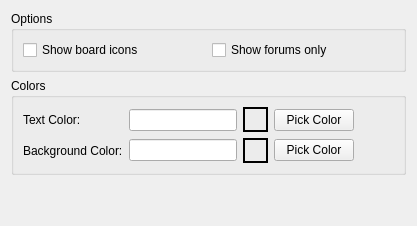
           <widget class="QWidget" name="tab">
            <attribute name="title">
             <string>Board List</string>
            </attribute>
            <layout class="QVBoxLayout" name="verticalLayout_5">
             <item>
              <widget class="QGroupBox" name="boardListDisplayGB">
               <property name="title">
                <string>Options</string>
               </property>
               <layout class="QGridLayout" name="gridLayout_10">
                <item row="0" column="0">
                 <widget class="QCheckBox" name="showBoardIconsCB">
                  <property name="text">
                   <string>Show board icons</string>
                  </property>
                 </widget>
                </item>
                <item row="0" column="1">
                 <widget class="QCheckBox" name="showForumsOnlyCB">
                  <property name="text">
                   <string>Show forums only</string>
                  </property>
                 </widget>
                </item>
               </layout>
              </widget>
             </item>
             <item>
              <widget class="QGroupBox" name="groupBox_3">
               <property name="title">
                <string>Colors</string>
               </property>
               <layout class="QHBoxLayout" name="horizontalLayout_6">
                <item>
                 <layout class="QVBoxLayout" name="verticalLayout_12">
                  <item>
                   <widget class="QLabel" name="label_7">
                    <property name="text">
                     <string>Text Color:</string>
                    </property>
                   </widget>
                  </item>
                  <item>
                   <widget class="QLabel" name="label_6">
                    <property name="text">
                     <string>Background Color:</string>
                    </property>
                   </widget>
                  </item>
                 </layout>
                </item>
                <item>
                 <layout class="QVBoxLayout" name="verticalLayout_16">
                  <item>
                   <widget class="QLineEdit" name="boardTextColorLE">
                    <property name="readOnly">
                     <bool>false</bool>
                    </property>
                   </widget>
                  </item>
                  <item>
                   <widget class="QLineEdit" name="boardBGColorLE">
                    <property name="readOnly">
                     <bool>false</bool>
                    </property>
                   </widget>
                  </item>
                 </layout>
                </item>
                <item>
                 <layout class="QVBoxLayout" name="verticalLayout_17">
                  <item>
                   <widget class="QLabel" name="boardTextColorSampleLBL">
                    <property name="minimumSize">
                     <size>
                      <width>25</width>
                      <height>25</height>
                     </size>
                    </property>
                    <property name="maximumSize">
                     <size>
                      <width>25</width>
                      <height>25</height>
                     </size>
                    </property>
                    <property name="styleSheet">
                     <string notr="true">QLabel
{
	border: 2px solid;
}</string>
                    </property>
                    <property name="text">
                     <string/>
                    </property>
                   </widget>
                  </item>
                  <item>
                   <widget class="QLabel" name="colorSampleLBL2">
                    <property name="minimumSize">
                     <size>
                      <width>25</width>
                      <height>25</height>
                     </size>
                    </property>
                    <property name="maximumSize">
                     <size>
                      <width>25</width>
                      <height>25</height>
                     </size>
                    </property>
                    <property name="styleSheet">
                     <string notr="true">QLabel
{
	border: 2px solid;
}</string>
                    </property>
                    <property name="text">
                     <string/>
                    </property>
                   </widget>
                  </item>
                 </layout>
                </item>
                <item>
                 <layout class="QVBoxLayout" name="verticalLayout_18">
                  <item>
                   <widget class="QPushButton" name="pickBoardTxtColorBTN">
                    <property name="text">
                     <string>Pick Color</string>
                    </property>
                   </widget>
                  </item>
                  <item>
                   <widget class="QPushButton" name="pickColorBtn2">
                    <property name="text">
                     <string>Pick Color</string>
                    </property>
                   </widget>
                  </item>
                 </layout>
                </item>
                <item>
                 <spacer name="horizontalSpacer_11">
                  <property name="orientation">
                   <enum>Qt::Horizontal</enum>
                  </property>
                  <property name="sizeHint" stdset="0">
                   <size>
                    <width>40</width>
                    <height>20</height>
                   </size>
                  </property>
                 </spacer>
                </item>
               </layout>
              </widget>
             </item>
             <item>
              <spacer name="verticalSpacer_4">
               <property name="orientation">
                <enum>Qt::Vertical</enum>
               </property>
               <property name="sizeHint" stdset="0">
                <size>
                 <width>20</width>
                 <height>40</height>
                </size>
               </property>
              </spacer>
             </item>
            </layout>
           </widget>
